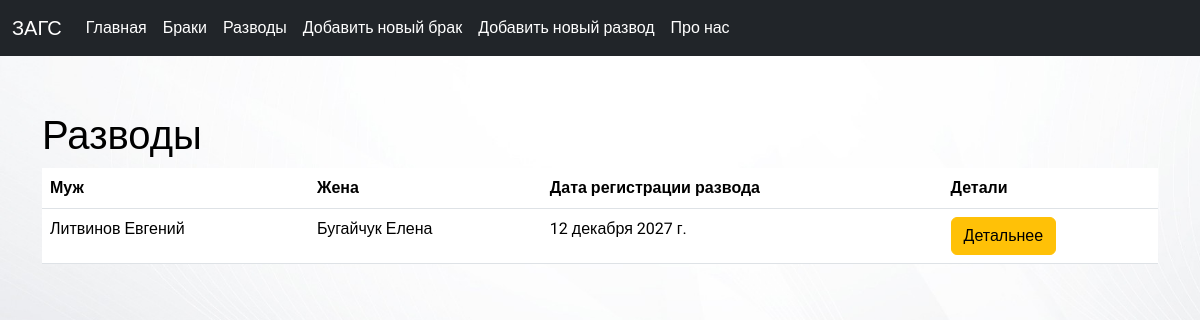
The app's page /divorce_list/ with its own data.
### base/models.py (models this page shows, shortened)
class Divorce(models.Model):
    husband = models.CharField(max_length=100)
    wife = models.CharField(max_length=100)
    divorce_date = models.DateField()

### base/views.py (the view)
# urls.py: path('divorce_list/', views.divorce_list, name='divorce_list'),
def divorce_list(request):
    divorces = Divorce.objects.order_by('-id')
    context = {'title': 'Разводы',  'divorces': divorces}
    return render(request, 'base/divorce_list.html', context)

### base/templates/base/divorce_list.html (shortened to what this page needs)
{% extends 'base/main.html' %}
{% block content  %}
<br><br><br>
    <h1>Разводы</h1>
    {% if divorces  %}
        <table class="table mt-2">
            <thead>
                <tr>
                    <th>Муж</th>
                    <th>Жена</th>
                    <th>Дата регистрации развода</th>
                    <th>Детали</th>
                </tr>
            </thead>
            <tbody>
                {% for divorce in divorces %}
                    <tr>
                        <td>{{ divorce.husband }}</td>
                        <td>{{ divorce.wife }}</td>
                        <td>{{ divorce.divorce_date }}</td>
                        <td><a href="{% url 'divorce_detail' divorce.pk %}" class="btn btn-warning">Детальнее</a></td>
                    </tr>
                {% endfor %}
            </tbody>
        </table>
    {% else %}
        <p>У нас нет записей! </p>
    {% endif %}
{% endblock  %}

### base/static/css/main.css (style rules this page uses)
body { margin-top: 20px; padding-top: 20px; font-family: 'Roboto', sans-serif; background-image: url("./../images/bg2.jpg"); height: 100vh; background-repeat: no-repeat; background-size: cover; color: black; }

### records on screen
Divorce: husband "Литвинов Евгений", wife "Бугайчук Елена", divorce_date "12 декабря 2027 г."
